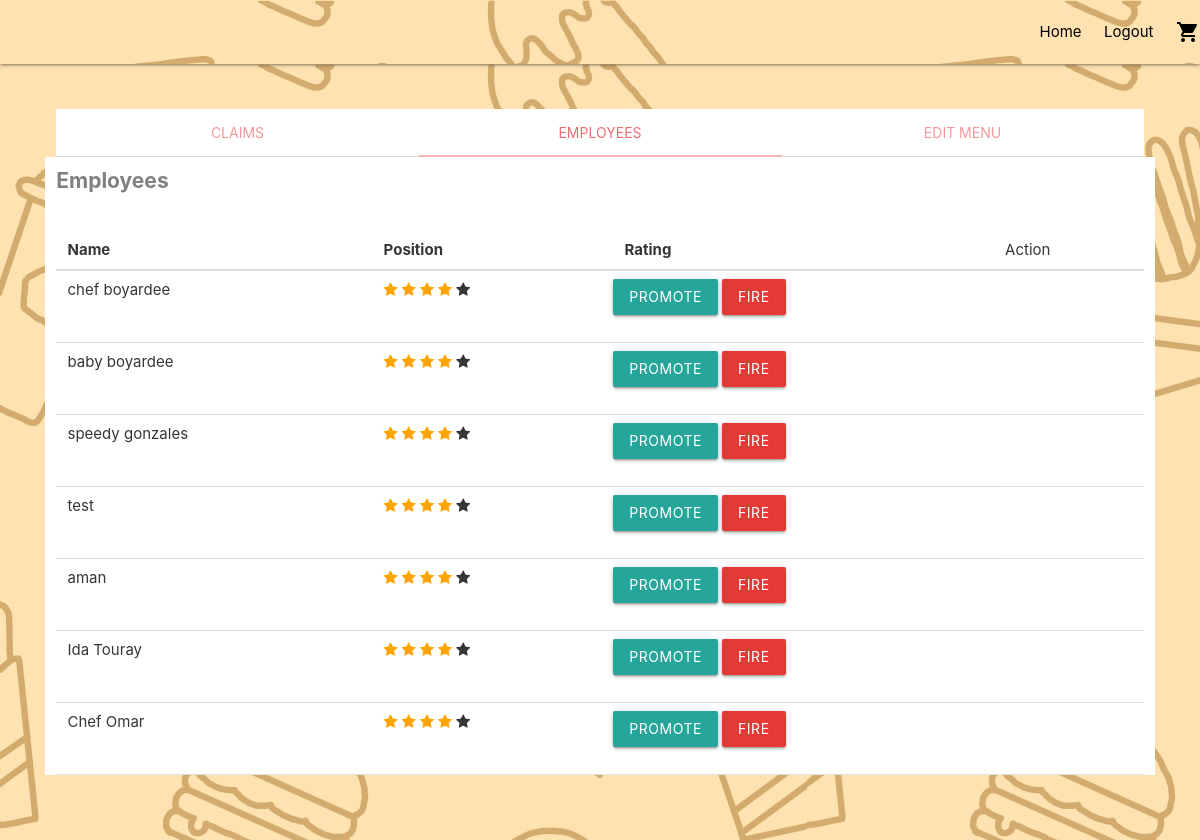
Screenshot of /manager_profile (signed in) with the database file from the repository.
### models.py (models this page shows)
class Employee(UserMixin, db.Model):
    id = db.Column(db.Integer, primary_key=True, nullable=False)
    position = db.Column(db.String(20), nullable=False)
    name = db.Column(db.String(100), nullable=False)
    email = db.Column(db.String(100), unique=True, nullable=False)
    password = db.Column(db.String, nullable=False)
    salary = db.Column(db.Integer, default=1000)
    compliments = db.Column(db.Integer, default=0)#a negative value would represent the complaints, positive value for compliments (bc they cancel eachother out)
    avg_rating = db.Column(db.Float, default=0)
    demotion = db.Column(db.Integer, default=0)#negative

### main.py (the view)
@main.route('/manager_profile')
@login_required
def manager_profile():
    employees = Employee.query.filter().all()
    menu_items = Menu.query.filter().all()
    return render_template('manager_profile.html', employees=employees, menu_items=menu_items)

### __init__.py (called while the page is built)
def create_app():
    app = Flask(__name__)
    app.config['SECRET_KEY'] = 'secret-key-goes-here'
    app.config['SQLALCHEMY_DATABASE_URI'] = 'sqlite:///db.sqlite'
    db.init_app(app)
    login_manager = LoginManager()
    login_manager.login_view = 'auth.login'
    login_manager.login_view = 'auth.employee_login'
    login_manager.init_app(app)
    from .models import User, Employee
    @login_manager.user_loader
    def load_user(user_id):
        if session['account_type'] == 'User':
            return User.query.get(int(user_id))
        else:
            return Employee.query.get(int(user_id))
    from .auth import auth as auth_blueprint
    app.register_blueprint(auth_blueprint)
    from .main import main as main_blueprint
    app.register_blueprint(main_blueprint)
    return app

### templates/manager_profile.html (shortened to what this page needs)
<!DOCTYPE html>
<html>
    <head>
        <link href="../static/styles/manager_profile.css" rel="stylesheet">
        <link rel="stylesheet" href="https://cdnjs.cloudflare.com/ajax/libs/bulma/0.7.2/css/bulma.min.css" />
        <link rel="stylesheet" href="https://cdnjs.cloudflare.com/ajax/libs/font-awesome/4.7.0/css/font-awesome.min.css">
        <link rel="stylesheet" href="https://cdnjs.cloudflare.com/ajax/libs/materialize/1.0.0/css/materialize.min.css">
    </head>
    <body>
        <section class="hero is-fullheight" style="background-image: url(../img/background.png)">
            <div class="hero-head" >
                <nav class="navbar">
                    <div class="container">
                        <div id="navbarMenuHeroA" class="navbar-menu">
                            <div class="navbar-end">
                                <a href="{{ url_for('main.index') }}" class="navbar-item " style="color: black">
                                    Home
                                </a>
                                <a href="{{ url_for('auth.logout') }}" class="navbar-item" onclick="alertLog()" style="color: black">
                                    Logout
                                </a>
                                <a href="{{ url_for('main.cart') }}" class="navbar-item" style="color: black"><i class="material-icons">shopping_cart</i>
                                </a>
                            </div>
                        </div>
                    </div>
                </nav>
            </div>
            <div class="hero-body" style="background-image: url(../static/img/background.png);">
                <div class="container">
                    <div class="row">
                        <div class="col s12">
                          <ul class="tabs">
                            <li class="tab col l4"><a href="#test1">Claims</a></li>
                            <li class="tab col l4"><a class="active" href="#test2">Employees</a></li>
                            <li class="tab col l4"><a href="#test4">Edit Menu</a></li>
                          </ul>
                        </div>
                        <div id="test2" class="col l12 innertabs">
                            <h6 class="small-heading">Employees</h6>
                            <table class="table table-striped">
                <thead>
                    <tr>
                    <th scope="col">Name</th>
                    <th scope="col">Position</th>
                    <th scope="col">Rating</th>
                        <td>Action</td>
                    </tr>
                </thead>
                <tbody>
                    {% for employee in employees %}
                    <tr>
                    <td> {{employee.name}} </td>
                    <td >
                        <span class="fa fa-star checked"></span>
                        <span class="fa fa-star checked"></span>
                        <span class="fa fa-star checked"></span>
                        <span class="fa fa-star checked"></span>
                        <span class="fa fa-star"></span>
                    </td>
                    <td>
                        <div class="row">
                            <a href=" "  class="col-sm-4 btn btn-outline-success">Promote</a>
                        <a href=" " class=" col-sm-4 btn btn-outline-danger red darken-1">Fire</a>
                        </div>
                    </td>
                    </tr>
                    {% endfor %}
                </tbody>
                </table>
                        </div>
                      </div>
                  </div>
              </div>
          </section>
      </body>
      </html>

### static/styles/manager_profile.css (style rules this page uses)
.innertabs { background-color: white; }
.small-heading { font-size: 1.4rem; }
h6.small-heading { color: grey; font-weight: bold; margin-bottom: 40px; }
.fa { font-size: 25px; }
.checked { color: orange; }

### rows the page displays
Employee: name "chef boyardee"
Employee: name "baby boyardee"
Employee: name "speedy gonzales"
Employee: name "test"
Employee: name "aman"
Employee: name "Ida Touray"
Employee: name "Chef Omar"
